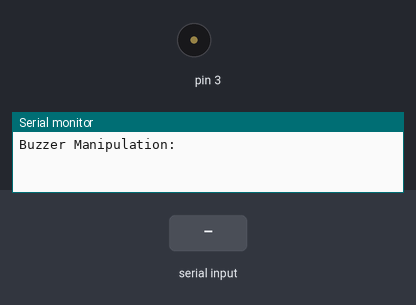
The sketch below on a simulated Arduino Uno, built with avr-gcc and run on an emulated ATmega328P. On the bench: buzzer (waves = sounding), the last lines printed to the serial monitor. Inputs (shaded band) come from the test bench. The modem accepts every AT command (registered, SIM ready, sends succeed) and sends nothing else.

Above: at 1.3 s.
1.4 s: "ON" received over the second serial link
At 3.2 s:
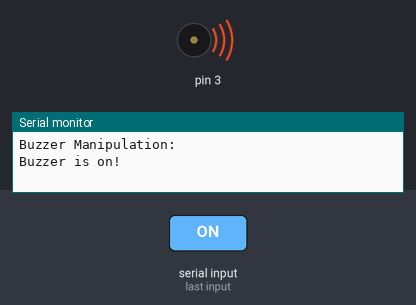
3.8 s: "OFF" received over the second serial link
At 6.2 s:
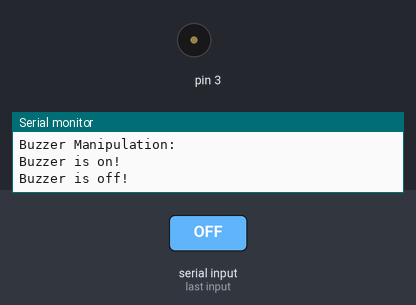
Timing chart, 0 to 7.7 s (numbered marks = the images above; inputs shaded):
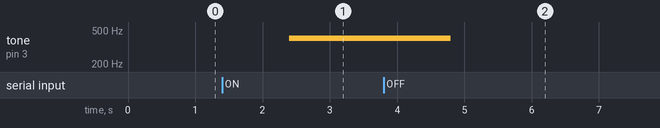

Measured:
- after the input at 1.4 s, tone on pin 3: silent → 400 Hz after 1.0 s
- after the input at 3.8 s, tone on pin 3: 400 Hz → silent after 1.0 s

The sketch:

buzzer_manipulation_using_gsm_module.ino
```cpp
// C++ code
//{

#include <SoftwareSerial.h>
SoftwareSerial sim800l(10, 11); //RX TX
void setup()
{
  Serial.begin(9600);
  sim800l.begin(9600);
  Serial.println("Buzzer Manipulation: ");
  sim800l.println("AT+CMGF=1 "); //Set SMS to Text Mode
  sim800l.println("AT+CNMI=2, 2, 0, 0, 0 "); //Enable Live SMS Reception
  pinMode(3, OUTPUT);
  noTone(3);
  delay(100);
}

void loop() {
  if (sim800l.available() > 0) {
    String message = sim800l.readString();
    message.trim();

    if (message.indexOf("ON") > -1) {
      Serial.println("Buzzer is on!");
      tone(3, 400);
      message = "";
    } else if (message.indexOf("OFF") > -1) {
      Serial.println("Buzzer is off!");
      noTone(3);
      message = "";
    }
  }
}

//TEST COMMANDS
//COMMAND         FUNCTION                     OUTPUT
//AT+CFUN=1,1     Restart the GSM Module.      Output should be OK
//AT+COPS=0       Automate netwok selection.   OK
//AT+CREG?        Check network.     0, 1
//AT+CSQ          Check signal strength        xx, yy xx>10
```
